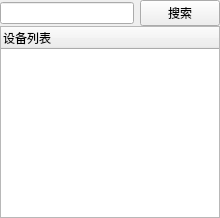
    <widget class="QWidget" name="widget_Search" native="true">
     <property name="maximumSize">
      <size>
       <width>220</width>
       <height>16777215</height>
      </size>
     </property>
     <layout class="QGridLayout" name="gridLayout_2">
      <property name="leftMargin">
       <number>0</number>
      </property>
      <property name="topMargin">
       <number>0</number>
      </property>
      <property name="rightMargin">
       <number>0</number>
      </property>
      <property name="bottomMargin">
       <number>0</number>
      </property>
      <property name="horizontalSpacing">
       <number>6</number>
      </property>
      <property name="verticalSpacing">
       <number>0</number>
      </property>
      <item row="0" column="0">
       <widget class="QLineEdit" name="lineEdit_Search"/>
      </item>
      <item row="0" column="1">
       <widget class="QPushButton" name="btnSearchIP">
        <property name="minimumSize">
         <size>
          <width>70</width>
          <height>0</height>
         </size>
        </property>
        <property name="text">
         <string>搜索</string>
        </property>
        <property name="icon">
         <iconset resource="res.qrc">
          <normaloff>:/res/SoftIcon/search.png</normaloff>:/res/SoftIcon/search.png</iconset>
        </property>
       </widget>
      </item>
      <item row="1" column="0" colspan="2">
       <widget class="QTreeWidget" name="treeWidget">
        <property name="minimumSize">
         <size>
          <width>220</width>
          <height>0</height>
         </size>
        </property>
        <property name="maximumSize">
         <size>
          <width>220</width>
          <height>16777215</height>
         </size>
        </property>
        <column>
         <property name="text">
          <string>设备列表</string>
         </property>
        </column>
       </widget>
      </item>
     </layout>
    </widget>
